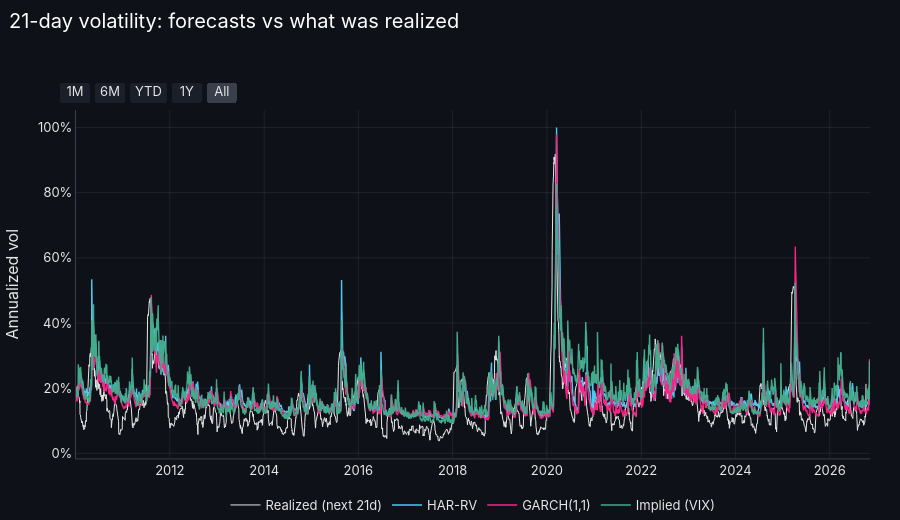
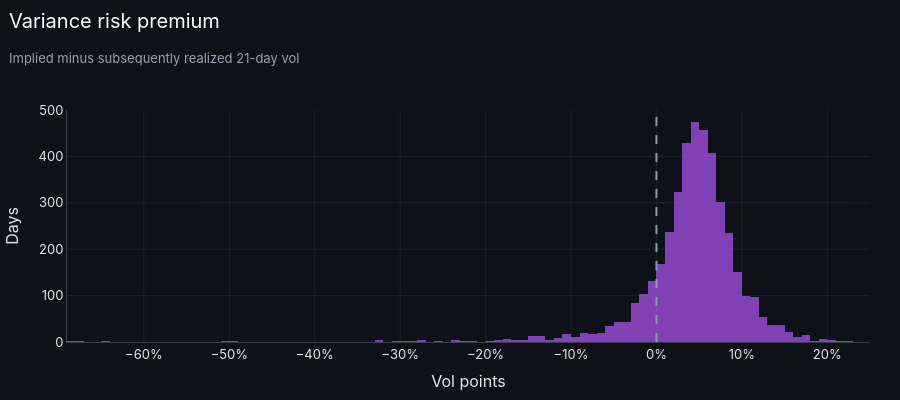

These figures' notebook cell, in order:
### Code cell
# Convert variances to annualized vol, √(variance × 252), and compare forecasts with realized forward vol
vol = {name: np.sqrt(f * TRADING_DAYS) for name, f in var_forecasts.items()}
realized_fwd_vol = np.sqrt(target * TRADING_DAYS)

fig = go.Figure()
fig.add_scatter(x=df.index[oos], y=realized_fwd_vol[oos], name='Realized (next 21d)', mode='lines',
                line=dict(color='#e6e6e6', width=1))
for i, name in enumerate(['HAR-RV', 'GARCH(1,1)', 'Implied (VIX)']):
    if name in vol:
        fig.add_scatter(x=df.index[oos], y=vol[name][oos], name=name, mode='lines',
                        line=dict(color=PALETTE[i], width=1.4))
fig.update_layout(title='21-day volatility: forecasts vs what was realized', height=520,
                  yaxis=dict(title='Annualized vol', tickformat='.0%'),
                  xaxis=dict(rangeselector=RANGE_SELECTOR))
fig.show()

# Variance risk premium (VRP): implied vol minus the vol that was subsequently realized
if IV_TICKER:
    vrp = (vol['Implied (VIX)'] - realized_fwd_vol)[oos].dropna()
    print(f'Implied vol exceeded subsequent realized vol on {(vrp > 0).mean():.0%} of days '
          f'(mean variance risk premium {vrp.mean():.1%} vol points)')

    fig = go.Figure(go.Histogram(x=vrp, nbinsx=120, marker_color=PALETTE[4], opacity=0.8))
    fig.add_vline(x=0, line=dict(color=NEUTRAL, dash='dash'))
    fig.update_layout(title=func_lib.subtitled('Variance risk premium', 'Implied minus subsequently realized 21-day vol'), height=400,
                      xaxis=dict(title='Vol points', tickformat='.0%'), yaxis_title='Days',
                      hovermode='closest')
    fig.show()

### Figure 1 — Plotly figure (JSON) as saved in the notebook; plotly's stock layout.template omitted (floating-point values rounded to 4 significant figures; data arrays with more than 128 entries replaced by an {"elided": "..."} marker saying what was removed)
{"data": [{"line": {"color": "#e6e6e6", "width": 1}, "mode": "lines", "name": "Realized (next 21d)", "type": "scatter", "x": {"elided": "4239 str values"}, "y": {"elided": "4239 float values"}}, {"line": {"color": "#4CC9F0", "width": 1.4}, "mode": "lines", "name": "HAR-RV", "type": "scatter", "x": {"elided": "4239 str values"}, "y": {"elided": "4239 float values"}}, {"line": {"color": "#F72585", "width": 1.4}, "mode": "lines", "name": "GARCH(1,1)", "type": "scatter", "x": {"elided": "4239 str values"}, "y": {"elided": "4239 float values"}}, {"line": {"color": "#43AA8B", "width": 1.4}, "mode": "lines", "name": "Implied (VIX)", "type": "scatter", "x": {"elided": "4239 str values"}, "y": {"elided": "4239 float values"}}], "layout": {"height": 520, "title": {"text": "21-day volatility: forecasts vs what was realized"}, "xaxis": {"rangeselector": {"activecolor": "#3a3f4b", "bgcolor": "#1b1f2a", "buttons": [{"count": 1, "label": "1M", "step": "month", "stepmode": "backward"}, {"count": 6, "label": "6M", "step": "month", "stepmode": "backward"}, {"count": 1, "label": "YTD", "step": "year", "stepmode": "todate"}, {"count": 1, "label": "1Y", "step": "year", "stepmode": "backward"}, {"label": "All", "step": "all"}], "font": {"color": "#e6e6e6"}, "x": 0, "xanchor": "left", "y": 1.02, "yanchor": "bottom"}}, "yaxis": {"tickformat": ".0%", "title": {"text": "Annualized vol"}}}}

### Figure 2 — Plotly figure (JSON) as saved in the notebook; plotly's stock layout.template omitted (floating-point values rounded to 4 significant figures; data arrays with more than 128 entries replaced by an {"elided": "..."} marker saying what was removed)
{"data": [{"marker": {"color": "#9D4EDD"}, "nbinsx": 120, "opacity": 0.8, "type": "histogram", "x": {"elided": "4218 float values"}}], "layout": {"height": 400, "hovermode": "closest", "shapes": [{"line": {"color": "#8d99ae", "dash": "dash"}, "type": "line", "x0": 0, "x1": 0, "xref": "x", "y0": 0, "y1": 1, "yref": "y domain"}], "title": {"subtitle": {"text": "Implied minus subsequently realized 21-day vol"}, "text": "Variance risk premium"}, "xaxis": {"tickformat": ".0%", "title": {"text": "Vol points"}}, "yaxis": {"title": {"text": "Days"}}}}
